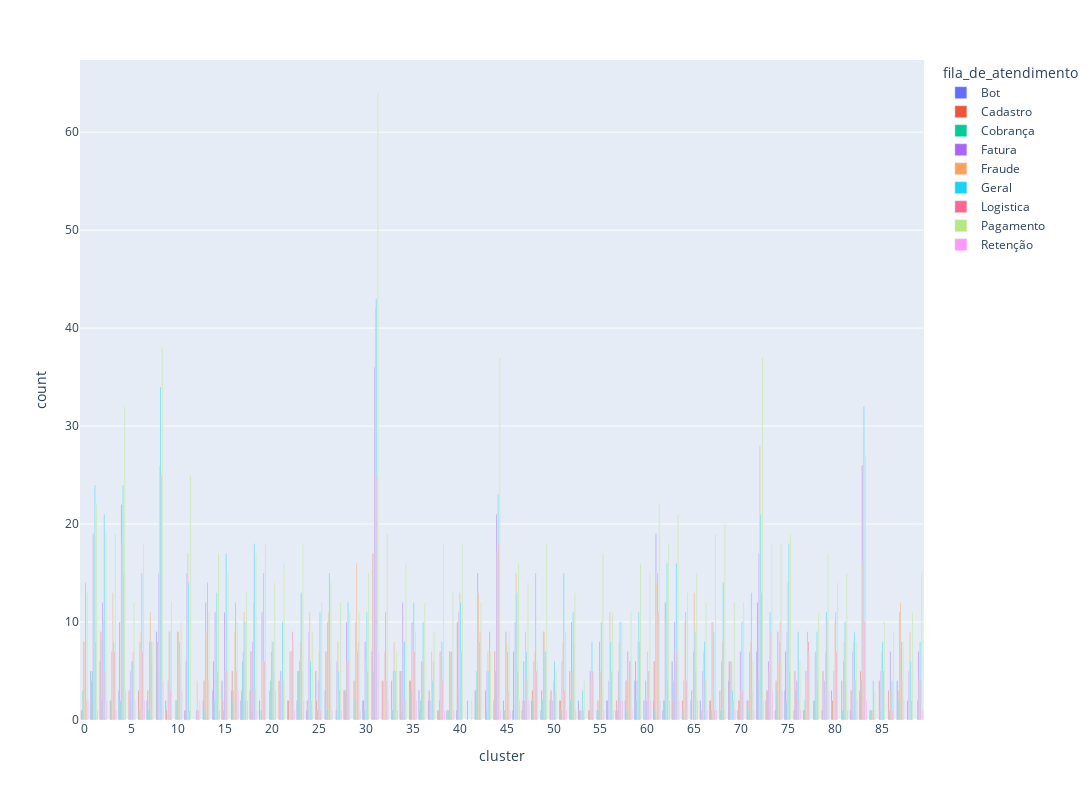

This figure's notebook cell:
### Code cell
df_agg = df_clean2.groupby(['cluster', 'fila_de_atendimento'], as_index = False).agg({'ds_message_tratada':['count']})
df_agg.columns = df_agg.columns.droplevel(0)
df_agg.columns = ['cluster', 'fila_de_atendimento', 'count']

fig = px.bar(df_agg, x='cluster', y = 'count', color = 'fila_de_atendimento', barmode='group')
fig.update_layout(height = 800
    , width = 2000, xaxis_nticks=36)
fig.show()

### Figure 1 — Plotly figure (JSON) as saved in the notebook; plotly's stock layout.template omitted (floating-point values rounded to 4 significant figures)
{"data": [{"alignmentgroup": "True", "hovertemplate": "fila_de_atendimento=Bot<br>cluster=%{x}<br>count=%{y}<extra></extra>", "legendgroup": "Bot", "marker": {"color": "#636efa", "pattern": {"shape": ""}}, "name": "Bot", "offsetgroup": "Bot", "orientation": "v", "showlegend": true, "textposition": "auto", "type": "bar", "x": [0, 1, 2, 4, 7, 8, 9, 11, 13, 14, 15, 16, 17, 18, 19, 22, 23, 24, 25, 26, 28, 30, 31, 34, 35, 36, 37, 38, 39, 40, 42, 44, 45, 46, 47, 48, 49, 50, 51, 53, 55, 56, 57, 58, 59, 60, 61, 62, 63, 65, 66, 67, 69, 70, 71, 72, 73, 74, 75, 76, 77, 79, 80, 82, 83, 87], "xaxis": "x", "y": [1, 5, 6, 3, 2, 9, 2, 1, 2, 3, 4, 3, 2, 3, 2, 2, 2, 1, 5, 3, 3, 2, 7, 5, 4, 3, 2, 1, 1, 1, 3, 2, 2, 1, 1, 2, 1, 2, 2, 2, 1, 2, 1, 2, 4, 2, 2, 1, 6, 2, 2, 2, 4, 1, 2, 7, 2, 1, 3, 1, 1, 1, 3, 1, 3, 4], "yaxis": "y"}, {"alignmentgroup": "True", "hovertemplate": "fila_de_atendimento=Cadastro<br>cluster=%{x}<br>count=%{y}<extra></extra>", "legendgroup": "Cadastro", "marker": {"color": "#EF553B", "pattern": {"shape": ""}}, "name": "Cadastro", "offsetgroup": "Cadastro", "orientation": "v", "showlegend": true, "textposition": "auto", "type": "bar", "x": [0, 1, 2, 3, 4, 5, 6, 7, 8, 9, 10, 11, 13, 14, 15, 16, 17, 18, 20, 21, 22, 23, 24, 25, 26, 28, 29, 30, 31, 32, 33, 34, 35, 36, 37, 38, 39, 40, 42, 43, 44, 45, 46, 47, 48, 49, 50, 51, 52, 53, 54, 55, 56, 57, 58, 59, 61, 62, 63, 64, 65, 66, 67, 68, 69, 70, 71, 72, 73, 74, 75, 76, 77, 78, 79, 80, 81, 82, 83, 84, 85, 86, 87, 88], "xaxis": "x", "y": [1, 4, 9, 2, 10, 3, 3, 3, 8, 1, 2, 1, 4, 6, 2, 5, 3, 7, 3, 4, 2, 5, 2, 2, 7, 3, 4, 2, 17, 4, 4, 5, 4, 1, 3, 1, 1, 10, 3, 3, 7, 1, 7, 2, 3, 3, 3, 2, 5, 1, 1, 2, 2, 2, 4, 6, 6, 2, 2, 2, 3, 1, 2, 3, 6, 2, 2, 12, 3, 4, 7, 5, 1, 2, 5, 2, 4, 3, 5, 1, 4, 3, 3, 2], "yaxis": "y"}, {"alignmentgroup": "True", "hovertemplate": "fila_de_atendimento=Cobrança<br>cluster=%{x}<br>count=%{y}<extra></extra>", "legendgroup": "Cobrança", "marker": {"color": "#00cc96", "pattern": {"shape": ""}}, "name": "Cobrança", "offsetgroup": "Cobrança", "orientation": "v", "showlegend": true, "textposition": "auto", "type": "bar", "x": [0, 1, 2, 3, 4, 5, 6, 7, 8, 10, 11, 13, 14, 15, 16, 17, 18, 19, 20, 23, 24, 25, 26, 27, 28, 29, 30, 31, 33, 34, 35, 36, 38, 39, 40, 41, 42, 43, 44, 45, 47, 48, 49, 51, 52, 53, 54, 55, 57, 58, 59, 60, 61, 62, 63, 64, 67, 68, 69, 70, 71, 72, 73, 74, 75, 76, 77, 78, 81, 82, 83, 84, 85, 86, 87, 89], "xaxis": "x", "y": [3, 5, 2, 2, 2, 2, 1, 1, 5, 2, 6, 1, 2, 1, 2, 6, 1, 1, 4, 5, 1, 1, 1, 1, 3, 2, 1, 5, 1, 1, 3, 2, 2, 1, 3, 2, 5, 1, 5, 1, 6, 2, 2, 1, 2, 1, 1, 1, 1, 1, 2, 4, 1, 2, 4, 1, 1, 1, 3, 2, 1, 4, 3, 3, 2, 3, 2, 2, 1, 1, 4, 1, 1, 1, 2, 2], "yaxis": "y"}, {"alignmentgroup": "True", "hovertemplate": "fila_de_atendimento=Fatura<br>cluster=%{x}<br>count=%{y}<extra></extra>", "legendgroup": "Fatura", "marker": {"color": "#ab63fa", "pattern": {"shape": ""}}, "name": "Fatura", "offsetgroup": "Fatura", "orientation": "v", "showlegend": true, "textposition": "auto", "type": "bar", "x": [0, 1, 2, 3, 4, 5, 6, 7, 8, 9, 10, 11, 12, 13, 14, 15, 16, 17, 18, 19, 20, 21, 22, 23, 24, 25, 26, 27, 28, 29, 30, 31, 32, 33, 34, 35, 36, 37, 38, 39, 40, 42, 43, 44, 45, 46, 47, 48, 49, 50, 51, 52, 53, 54, 55, 56, 57, 58, 59, 60, 61, 62, 63, 64, 65, 66, 67, 68, 69, 70, 71, 72, 73, 74, 75, 76, 77, 78, 79, 80, 81, 82, 83, 84, 85, 86, 87, 88, 89], "xaxis": "x", "y": [8, 19, 12, 7, 22, 5, 8, 8, 15, 4, 9, 15, 1, 12, 11, 11, 3, 7, 8, 11, 7, 5, 7, 6, 9, 4, 10, 6, 10, 10, 8, 36, 4, 5, 12, 10, 6, 2, 7, 7, 11, 15, 5, 21, 9, 10, 2, 6, 9, 2, 6, 10, 1, 5, 8, 4, 5, 7, 4, 2, 19, 12, 10, 4, 7, 5, 10, 6, 6, 7, 7, 17, 6, 9, 9, 4, 5, 7, 4, 5, 6, 7, 26, 1, 5, 7, 11, 5, 7], "yaxis": "y"}, {"alignmentgroup": "True", "hovertemplate": "fila_de_atendimento=Fraude<br>cluster=%{x}<br>count=%{y}<extra></extra>", "legendgroup": "Fraude", "marker": {"color": "#FFA15A", "pattern": {"shape": ""}}, "name": "Fraude", "offsetgroup": "Fraude", "orientation": "v", "showlegend": true, "textposition": "auto", "type": "bar", "x": [0, 1, 2, 3, 4, 5, 6, 7, 8, 9, 10, 11, 12, 13, 14, 15, 16, 17, 18, 19, 20, 21, 22, 23, 24, 25, 26, 27, 28, 29, 30, 31, 32, 33, 34, 35, 36, 37, 38, 39, 40, 42, 43, 44, 45, 46, 47, 48, 49, 50, 51, 52, 53, 54, 55, 56, 57, 58, 59, 60, 61, 62, 63, 64, 65, 66, 67, 68, 69, 70, 71, 72, 73, 74, 75, 76, 77, 78, 79, 80, 81, 82, 83, 84, 85, 86, 87, 88, 89], "xaxis": "x", "y": [8, 19, 10, 13, 18, 6, 9, 11, 26, 9, 9, 17, 4, 9, 9, 5, 9, 11, 12, 6, 8, 4, 7, 8, 11, 7, 11, 8, 6, 16, 6, 42, 7, 8, 8, 7, 6, 7, 7, 7, 13, 13, 7, 17, 8, 15, 9, 7, 9, 4, 8, 5, 1, 4, 5, 11, 8, 4, 8, 7, 14, 10, 6, 10, 13, 7, 10, 8, 6, 3, 8, 28, 5, 6, 14, 4, 4, 7, 7, 10, 8, 8, 16, 1, 7, 3, 12, 9, 4], "yaxis": "y"}, {"alignmentgroup": "True", "hovertemplate": "fila_de_atendimento=Geral<br>cluster=%{x}<br>count=%{y}<extra></extra>", "legendgroup": "Geral", "marker": {"color": "#19d3f3", "pattern": {"shape": ""}}, "name": "Geral", "offsetgroup": "Geral", "orientation": "v", "showlegend": true, "textposition": "auto", "type": "bar", "x": [0, 1, 2, 3, 4, 5, 6, 7, 8, 9, 10, 11, 12, 13, 14, 15, 16, 17, 18, 19, 20, 21, 22, 23, 24, 25, 26, 27, 28, 29, 30, 31, 32, 33, 34, 35, 36, 37, 38, 39, 40, 42, 43, 44, 45, 46, 47, 48, 49, 50, 51, 52, 53, 54, 55, 56, 57, 58, 59, 60, 61, 62, 63, 64, 65, 66, 67, 68, 69, 70, 71, 72, 73, 74, 75, 76, 77, 78, 79, 80, 81, 82, 83, 84, 85, 86, 87, 88, 89], "xaxis": "x", "y": [14, 24, 21, 8, 24, 6, 15, 8, 34, 9, 8, 14, 1, 14, 13, 17, 12, 10, 18, 15, 8, 10, 7, 13, 6, 11, 15, 5, 12, 7, 11, 43, 11, 5, 8, 12, 10, 4, 8, 7, 12, 8, 5, 23, 7, 13, 7, 15, 7, 6, 15, 11, 3, 8, 10, 8, 10, 6, 11, 5, 15, 16, 16, 11, 9, 8, 9, 14, 3, 10, 13, 21, 11, 8, 18, 9, 9, 9, 11, 11, 10, 9, 32, 4, 8, 4, 8, 6, 8], "yaxis": "y"}, {"alignmentgroup": "True", "hovertemplate": "fila_de_atendimento=Logistica<br>cluster=%{x}<br>count=%{y}<extra></extra>", "legendgroup": "Logistica", "marker": {"color": "#FF6692", "pattern": {"shape": ""}}, "name": "Logistica", "offsetgroup": "Logistica", "orientation": "v", "showlegend": true, "textposition": "auto", "type": "bar", "x": [0, 1, 2, 3, 4, 5, 6, 7, 8, 9, 10, 11, 12, 13, 14, 15, 16, 17, 18, 19, 20, 21, 22, 23, 24, 25, 26, 27, 28, 29, 30, 31, 32, 33, 34, 35, 36, 37, 38, 39, 40, 42, 43, 44, 45, 46, 47, 48, 49, 50, 51, 52, 53, 54, 55, 56, 57, 58, 59, 60, 61, 62, 63, 64, 65, 66, 67, 68, 69, 70, 71, 72, 73, 74, 75, 76, 77, 78, 79, 80, 81, 82, 83, 84, 85, 86, 87, 88, 89], "xaxis": "x", "y": [2, 8, 5, 7, 15, 7, 7, 6, 25, 3, 6, 1, 1, 4, 5, 5, 5, 2, 3, 6, 5, 4, 9, 5, 2, 1, 6, 3, 6, 8, 5, 25, 4, 5, 2, 7, 6, 6, 4, 7, 7, 9, 9, 18, 3, 5, 4, 5, 7, 3, 3, 8, 1, 5, 3, 5, 2, 6, 8, 5, 11, 4, 7, 4, 5, 4, 1, 1, 2, 3, 3, 13, 9, 10, 5, 2, 8, 4, 10, 7, 4, 4, 10, 1, 5, 1, 4, 2, 4], "yaxis": "y"}, {"alignmentgroup": "True", "hovertemplate": "fila_de_atendimento=Pagamento<br>cluster=%{x}<br>count=%{y}<extra></extra>", "legendgroup": "Pagamento", "marker": {"color": "#B6E880", "pattern": {"shape": ""}}, "name": "Pagamento", "offsetgroup": "Pagamento", "orientation": "v", "showlegend": true, "textposition": "auto", "type": "bar", "x": [0, 1, 2, 3, 4, 5, 6, 7, 8, 9, 10, 11, 12, 13, 14, 15, 16, 17, 18, 19, 20, 21, 22, 23, 24, 25, 26, 27, 28, 29, 30, 31, 32, 33, 34, 35, 36, 37, 38, 39, 40, 41, 42, 43, 44, 45, 46, 47, 48, 49, 50, 51, 52, 53, 54, 55, 56, 57, 58, 59, 60, 61, 62, 63, 64, 65, 66, 67, 68, 69, 70, 71, 72, 73, 74, 75, 76, 77, 78, 79, 80, 81, 82, 83, 84, 85, 86, 87, 88, 89], "xaxis": "x", "y": [13, 22, 19, 19, 32, 12, 18, 8, 38, 12, 10, 25, 2, 11, 17, 15, 10, 13, 17, 18, 14, 16, 8, 18, 9, 12, 14, 12, 11, 11, 15, 64, 19, 7, 16, 9, 12, 9, 18, 13, 18, 2, 12, 7, 37, 9, 16, 14, 6, 18, 5, 9, 13, 4, 4, 17, 11, 10, 11, 16, 15, 22, 18, 21, 13, 15, 12, 19, 20, 12, 12, 6, 37, 18, 18, 19, 6, 7, 11, 17, 14, 15, 8, 27, 3, 10, 9, 8, 11, 15], "yaxis": "y"}, {"alignmentgroup": "True", "hovertemplate": "fila_de_atendimento=Retenção<br>cluster=%{x}<br>count=%{y}<extra></extra>", "legendgroup": "Retenção", "marker": {"color": "#FF97FF", "pattern": {"shape": ""}}, "name": "Retenção", "offsetgroup": "Retenção", "orientation": "v", "showlegend": true, "textposition": "auto", "type": "bar", "x": [0, 1, 2, 3, 4, 5, 6, 8, 10, 14, 16, 17, 18, 20, 22, 23, 26, 27, 29, 31, 32, 33, 35, 38, 39, 44, 45, 46, 47, 51, 52, 55, 56, 57, 58, 60, 61, 62, 63, 65, 66, 67, 69, 71, 72, 73, 74, 76, 79, 81, 82, 83, 87, 89], "xaxis": "x", "y": [2, 1, 2, 1, 3, 2, 2, 4, 3, 1, 3, 2, 1, 3, 1, 2, 1, 1, 1, 7, 2, 1, 2, 1, 1, 1, 1, 2, 2, 1, 1, 1, 1, 2, 1, 2, 2, 2, 2, 2, 1, 1, 1, 1, 2, 3, 3, 1, 3, 1, 2, 2, 2, 1], "yaxis": "y"}], "layout": {"barmode": "group", "height": 800, "legend": {"title": {"text": "fila_de_atendimento"}, "tracegroupgap": 0}, "margin": {"t": 60}, "width": 2000, "xaxis": {"anchor": "y", "domain": [0, 1], "nticks": 36, "title": {"text": "cluster"}}, "yaxis": {"anchor": "x", "domain": [0, 1], "title": {"text": "count"}}}}
